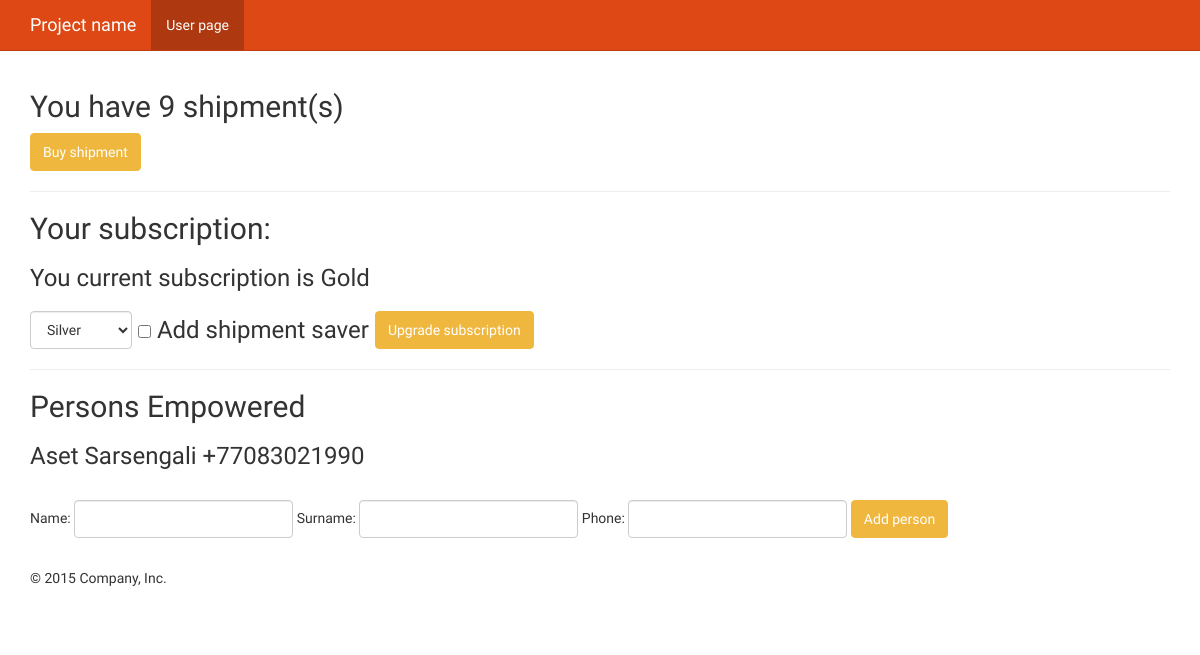
Screenshot of /user_page/ (signed in) with the database file from the repository.
### book/models.py (models this page shows, shortened)
class Subscription(models.Model):
    user = models.ForeignKey(User)
    level = models.ForeignKey(SubscriptionType)
    available_shipments = models.IntegerField(default=0)
    extra_shipments = models.IntegerField(default = 0)
    first_addressee_name = models.CharField(max_length=128, default="")
    second_addressee_name = models.CharField(max_length=128, default="")
    first_addressee_phone = models.CharField(max_length=64, default="")
    second_addressee_phone = models.CharField(max_length=64, default="")
    saver = models.BooleanField(default=False)
    renew_date = models.DateTimeField(default=datetime.now())

class SubscriptionType(models.Model):
	name = models.CharField(max_length=128)
	days = models.IntegerField(default = 0)
	monthly_fee = models.FloatField(default = 0)
	notification = models.BooleanField(default=False)
	amount_of_addresses = models.IntegerField(default = 0)
	amount_of_shipments = models.IntegerField(default = 0)
	number_of_persons_empowered = models.IntegerField(default = 0)
	store_shipment_fee = models.FloatField(default = 0)
	def __unicode__(self):
		return self.name

class PersonEmpowered(models.Model):
	subscription = models.ForeignKey(Subscription)
	name = models.CharField(max_length=128)
	surname = models.CharField(max_length=128)
	phone = models.CharField(max_length=128)

### book/views.py (the view)
# urls.py: url(r'^user_page/$', views.user_page, name='user_page'),
@login_required
def user_page(request):
	context_dict = {}
        subscription = Subscription.objects.get(user = request.user)
        context_dict['shipments'] = subscription.available_shipments + subscription.extra_shipments
        if subscription.level.name != "Simple":
            context_dict['subscription'] = subscription
        context_dict['persons'] = PersonEmpowered.objects.filter(subscription = subscription)
	return render(request, 'book/user.html', context_dict)

### templates/book/user.html (shortened to what this page needs)
<!DOCTYPE html>
<html lang="en"><head><meta http-equiv="Content-Type" content="text/html; charset=UTF-8">
    {% load staticfiles %}
    <link href="{% static 'css/bootstrap.min.css' %}" rel="stylesheet">
    <link href="{% static 'css/ie10-viewport-bug-workaround.css' %}" rel="stylesheet">
    <link href="{% static 'css/offcanvas.css' %}" rel="stylesheet">
  </head>
  <body>
    <nav class="navbar navbar-fixed-top navbar-default">
      <div class="container">
        <div class="navbar-header">
          <a class="navbar-brand" href="/">Project name</a>
        </div>
        <div id="navbar" class="collapse navbar-collapse">
          <ul class="nav navbar-nav">
            <li class="active"><a href="/user_page/">User page</a></li>
          </ul>
        </div>
      </div>
    </nav>
    <div class="container">
          <div class="blog-post">
            <h2 class="blog-post-title">You have {{ shipments }} shipment(s)</h2>
            <p><a class="btn btn-warning" href="/get_shipment">Buy shipment</a></p>
            <hr>
            <h2>Your subscription:</h2>
            {% if subscription %}
              <h3>You current subscription is {{ subscription.level }}<h3>
              <form class="form-inline" action="/subscribe_pay/" method="post">
                <div class="form-group">
                  <select class="form-control" name="level">
                    <option>Silver</option>
                  </select>
                </div>
                <div class="checkbox">
                    <label>
                      <input type="checkbox" name="saver"> Add shipment saver
                    </label>
                </div>
                <button type="submit" class="btn btn-warning">Upgrade subscription</button>
              </form>
            {% endif %}
          </div>
          <hr>
          <h2> Persons Empowered </h2>
          {% for person in persons %}
          <h3>{{ person.name }} {{ person.surname }} {{ person.phone }}</h3>
          {% endfor %}
          <br>
          <form class="form-inline" action="/add_person/" method="post">
                <div class="form-group">
                  Name: <input type="text" name="name" class="form-control">
                </div>
                <div class="form-group">
                  Surname: <input type="text" name="surname" class="form-control">
                </div>
                <div class="form-group">
                  Phone: <input type="text" name="phone" class="form-control">
                </div>
                <button type="submit" class="btn btn-warning">Add person</button>
              </form>
      <footer>
        <p>© 2015 Company, Inc.</p>
      </footer>
    </div>
</body></html>

### static/css/offcanvas.css (style rules this page uses)
html, body { overflow-x: hidden; }
body { padding-top: 70px; }
footer { padding: 30px 0; }

### rows the page displays
Subscription: level "Gold"
PersonEmpowered: name "Aset", surname "Sarsengali", phone "+77083021990"

### other values shown
{{ shipments }} "9"
